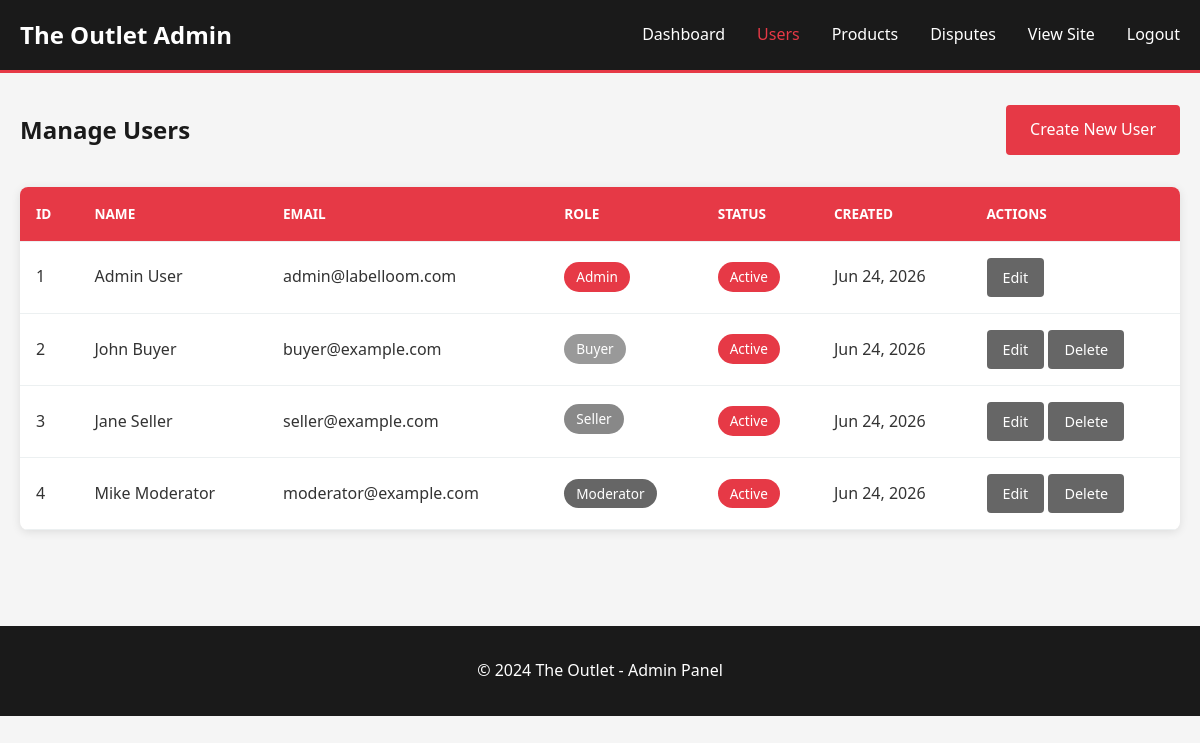
/admin/manage_users.php (signed in), run on the app's committed database.
### tables this page shows
CREATE TABLE users (
    user_id INT AUTO_INCREMENT PRIMARY KEY,
    name VARCHAR(100) NOT NULL,
    email VARCHAR(100) UNIQUE NOT NULL,
    password VARCHAR(255) NOT NULL,
    role ENUM('buyer', 'seller', 'moderator', 'admin') DEFAULT 'buyer',
    status ENUM('active', 'suspended') DEFAULT 'active',
    created_at TIMESTAMP DEFAULT CURRENT_TIMESTAMP,
    updated_at TIMESTAMP DEFAULT CURRENT_TIMESTAMP ON UPDATE CURRENT_TIMESTAMP
);

### admin/manage_users.php (the view, shortened to what this page needs)
<?php
include '../config.php';
$query = "SELECT * FROM users ORDER BY created_at DESC";
$result = $conn->query($query);
?>
<!DOCTYPE html>
<html lang="en">
<head>
    <link rel="stylesheet" href="../css/style.css">
    <link rel="stylesheet" href="../css/admin.css">
</head>
<body>
    <nav class="admin-navbar">
        <div class="container">
            <div class="nav-brand">
                <a href="index.php">The Outlet Admin</a>
            </div>
            <ul class="nav-menu">
                <li><a href="index.php">Dashboard</a></li>
                <li><a href="manage_users.php" class="active">Users</a></li>
                <li><a href="manage_products.php">Products</a></li>
                <li><a href="disputes.php">Disputes</a></li>
                <li><a href="../index.php">View Site</a></li>
                <li><a href="../logout.php">Logout</a></li>
            </ul>
        </div>
    </nav>
    <section class="admin-section">
        <div class="container">
            <div class="section-header">
                <h1>Manage Users</h1>
                <a href="create_user.php" class="btn btn-primary">Create New User</a>
            </div>
            <table class="admin-table">
                <thead>
                    <tr>
                        <th>ID</th>
                        <th>Name</th>
                        <th>Email</th>
                        <th>Role</th>
                        <th>Status</th>
                        <th>Created</th>
                        <th>Actions</th>
                    </tr>
                </thead>
                <tbody>
                    <?php while ($user = $result->fetch_assoc()): ?>
                        <tr>
                            <td><?php echo $user['user_id']; ?></td>
                            <td><?php echo htmlspecialchars($user['name']); ?></td>
                            <td><?php echo htmlspecialchars($user['email']); ?></td>
                            <td>
                                <span class="role-badge <?php echo $user['role']; ?>">
                                    <?php echo ucfirst($user['role']); ?>
                                </span>
                            </td>
                            <td>
                                <span class="status-badge <?php echo $user['status']; ?>">
                                    <?php echo ucfirst($user['status']); ?>
                                </span>
                            </td>
                            <td><?php echo date('M d, Y', strtotime($user['created_at'])); ?></td>
                            <td>
                                <a href="edit_user.php?id=<?php echo $user['user_id']; ?>" class="btn btn-sm btn-secondary">Edit</a>
                                <?php if ($user['user_id'] != $_SESSION['user_id']): ?>
                                    <a href="delete_user.php?id=<?php echo $user['user_id']; ?>" class="btn btn-sm btn-danger" onclick="return confirm('Are you sure you want to delete this user?')">Delete</a>
                                <?php endif; ?>
                            </td>
                        </tr>
                    <?php endwhile; ?>
                </tbody>
            </table>
        </div>
    </section>
    <footer class="footer">
        <div class="container">
            <p>&copy; 2024 The Outlet - Admin Panel</p>
        </div>
    </footer>
</body>
</html>

### css/style.css (style rules this page uses)
* { margin: 0; padding: 0; box-sizing: border-box; }
body { font-family: 'Segoe UI', Tahoma, Geneva, Verdana, sans-serif; line-height: 1.6; color: #333; background-color: #f5f5f5; overflow-x: hidden; }
.container { max-width: 1200px; margin: 0 auto; padding: 0 20px; }
.nav-brand a { color: #fff; text-decoration: none; font-size: 1.5rem; font-weight: bold; }
.nav-menu { display: flex; list-style: none; gap: 2rem; }
.nav-menu a { color: #fff; text-decoration: none; transition: color 0.3s; }
.nav-menu a:hover, .nav-menu a.active { color: #e63946; }
.size, .condition, .seller { font-size: 0.9rem; color: #888; margin-bottom: 0.25rem; }
.btn { display: inline-block; padding: 0.75rem 1.5rem; border: none; border-radius: 4px; font-size: 1rem; font-weight: 500; text-decoration: none; cursor: pointer; transition: background-color 0.3s; text-align: center; }
.btn-primary { background-color: #e63946; color: #fff; }
.btn-secondary { background-color: #666; color: #fff; }
.btn-danger { background-color: #666; color: #fff; }
.btn-sm { padding: 0.5rem 1rem; font-size: 0.9rem; }
.footer { background-color: #1a1a1a; color: #fff; padding: 2rem 0; text-align: center; margin-top: 4rem; }

### css/admin.css (style rules this page uses)
.admin-navbar { background-color: #1a1a1a; color: #fff; padding: 1rem 0; position: sticky; top: 0; z-index: 1000; border-bottom: 3px solid #e63946; }
.admin-navbar .container { display: flex; justify-content: space-between; align-items: center; }
.admin-navbar .nav-brand a { color: #fff; text-decoration: none; font-size: 1.5rem; font-weight: bold; }
.admin-navbar .nav-menu a:hover, .admin-navbar .nav-menu a.active { color: #e63946; }
.admin-section { padding: 2rem 0; }
.section-header { display: flex; justify-content: space-between; align-items: center; margin-bottom: 2rem; }
.section-header h1 { color: #1a1a1a; }
.admin-table { width: 100%; border-collapse: collapse; background: #fff; box-shadow: 0 2px 10px rgba(0,0,0,0.1); border-radius: 8px; overflow: hidden; }
.admin-table thead { background-color: #e63946; color: #fff; }
.admin-table th, .admin-table td { padding: 1rem; text-align: left; border-bottom: 1px solid #ecf0f1; }
.admin-table th { font-weight: 600; text-transform: uppercase; font-size: 0.85rem; }
.role-badge { display: inline-block; padding: 0.25rem 0.75rem; border-radius: 20px; font-size: 0.85rem; font-weight: 500; }
.role-badge.admin { background-color: #e63946; color: #fff; }
.role-badge.moderator { background-color: #666; color: #fff; }
.role-badge.seller { background-color: #888; color: #fff; }
.role-badge.buyer { background-color: #999; color: #fff; }
.status-badge { display: inline-block; padding: 0.25rem 0.75rem; border-radius: 20px; font-size: 0.85rem; font-weight: 500; }
.status-badge.active { background-color: #e63946; color: #fff; }

### data on the page
users: user_id "1", name "Admin User", email "admin@labelloom.com", role "Admin", status "Active", created_at "Jun 24, 2026"
users: user_id "2", name "John Buyer", email "buyer@example.com", role "Buyer", status "Active", created_at "Jun 24, 2026"
users: user_id "3", name "Jane Seller", email "seller@example.com", role "Seller", status "Active", created_at "Jun 24, 2026"
users: user_id "4", name "Mike Moderator", email "moderator@example.com", role "Moderator", status "Active", created_at "Jun 24, 2026"
